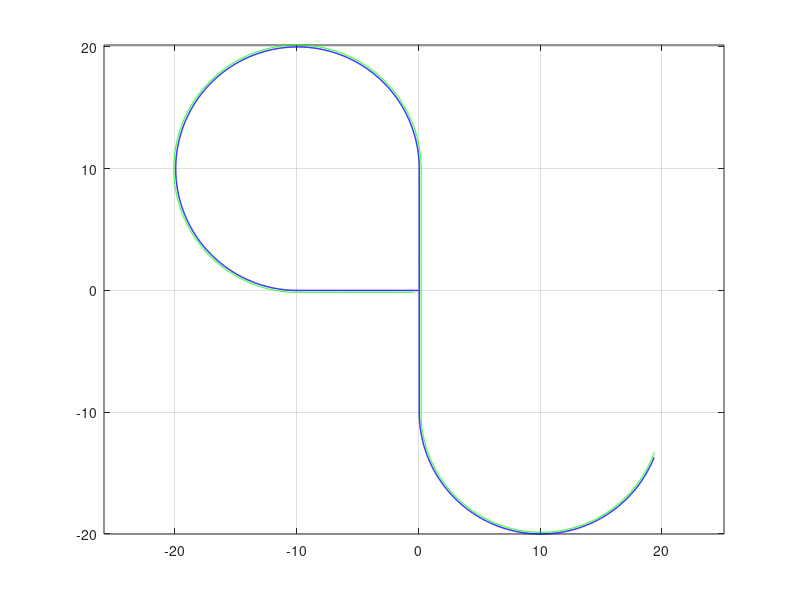

This figure's MATLAB source: (Note: this script raises an error after producing the figure.)
close all
clear
lf = 0.4;
lr = 0.4;
lw = 0.3;
a = 0.05;
rw = 0.1;
dt = 0.01;
simTime = 20;
nSim = simTime / dt;
Animation_enable = 0;

wheel1.x = 0;
wheel1.y = 0;
wheel1.h = -pi/2;

UGV.lf = 0.4;
UGV.lr = 0.3;
UGV.lw = 0.3;
UGV.rw = 0.1;
UGV.frame = [lf,0;lf,lw/2;lf+a,0;lf,-lw/2;lf,0; 0,0;0,0.02;0,-0.02; 0,0;-lr,0;-lr,-lw/2;-lr+a,0;-lr,lw/2; -lr, 0];
Wheel.frame = [0.1,0.05; -0.1, 0.05; -0.1, -0.05; 0.1, -0.05; 0.1,0.05];
%% Arrays init
Time = zeros(nSim, 1);
V = zeros(nSim, 1);
Anr = zeros(nSim, 1);
Heading = zeros(nSim, 1);
X = zeros(nSim, 1);
Y = zeros(nSim, 1);
w = zeros(nSim, 4);
odo_w = zeros(nSim, 4);
gps_pos = zeros(nSim, 2);
gps_vel = zeros(nSim, 2);
gyro_anr = zeros(nSim, 1);
gamma = zeros(nSim, 6);
betta = zeros(nSim, 1);
odo_coords = zeros(nSim, 3);
wheels = zeros(nSim, 8);
% store navigation solution
sol = zeros(nSim, 9);
% sol key: [X Y Heading V dHeading w1 w2 w3 w4]

trajPhase = 1;
trajConst = 1.91;
trajTimer = 1.91;

odoX = 0;
odoY = 0;
odoHeading = -pi/2;

if Animation_enable == 1
    anim = figure('Name', 'Robot motion animation');
    axis equal
    grid on
end

%% Measurement errors parameters
odometer_error = 0.03; % percent (max error)
odometer_noise = 0.1; % rad/sec
gps_pos_error = 2.0; % meters (max error)
gps_pos_noise = 0.75; % meters
gps_vel_error = 0.2; % m/s (max error)
gps_vel_noise = 0.1; % m/s
gyro_bias = normrnd(0, 0.1); % rad/s
gyro_noise = 2*pi/180; % rad/s

% init robot struct
robot.x = 0;
robot.y = 0;
robot.heading = -pi/2;
robot.v = 0;
robot.dheading = 0;
robot.lf = 0.4;
robot.lr = 0.3;
robot.lw = 0.3;
robot.rw = 0.1;
robot.lsx = 0.15; % gnss antenna shift
robot.lsy = 0.05; % gnss antenna shift

%init Kalman state struct
kalman_state.X = zeros(7,1);
kalman_state.P = diag([10 10 3 5 5 5 5]);

%% Main cycle
for i = 1:nSim
    Time(i) = i * dt;
    V(i) = 5.236;
    %% Motion setup
    if Time(i) >= trajTimer
        trajPhase = trajPhase + 1;
        if rem(trajPhase, 2) == 0
            trajTimer = trajTimer + 9; % 9 seconds for rotation arc
        else
            trajTimer = trajTimer + 2*trajConst; % 3.82 seconds for straight line
        end
    end
    if rem(trajPhase, 2) ~= 0
        Anr(i) = 0;
        gamma(i,:) = [0, 0, 0, 0, 0, 0];
    else
        if rem(trajPhase, 4) == 2
            Anr(i) = pi/6; % turn right on every 2nd phase
            gamma(i,:) = [0, 0, 0, 0, 0, 0];
        else
            Anr(i) = -pi/6; % turn left on every 4th phase
            gamma(i,:) = [0, 0, 0, 0, 0, 0];
        end
    end
    %% Wheels kinematics
    % Linear speed of each wheel
    V1 = V(i); V2 = V(i); V3 = V(i); V4 = V(i);
    A1 = 0; A2 = 0; A3 = 0; A4 = 0;
    
    % If robot is turning - they differ
    if rem(trajPhase, 2) == 0
        V1 = abs(Anr(i)) * ( 10 + lw/2 * sign(Anr(i)) );
        V2 = abs(Anr(i)) * ( 10 - lw/2 * sign(Anr(i)) );
        V3 = abs(Anr(i)) * ( 10 + lw/2 * sign(Anr(i)) );
        V4 = abs(Anr(i)) * ( 10 - lw/2 * sign(Anr(i)) );
    end   
    
    betta(i) = 0; % assume that betta is quasi-constant
    % Also assume that gamma_f equals gamma_r, but has the opposite sign
    gamma(i,5) =  atan(Anr(i)*(lf + lr) / (V(i)*cos(betta(i))) / 2);
    gamma(i,6) = - gamma(i,5);
    dgammaf = gamma(i,5)^2 * lw / (2*lf + 2*lr);
    dgammar = gamma(i,6)^2 * lw / (2*lf + 2*lr);
    gamma(i,1) = gamma(i,5) + dgammaf*sign(gamma(i,5));
    gamma(i,2) = gamma(i,5) - dgammaf*sign(gamma(i,5));
    gamma(i,3) = gamma(i,6) + dgammar*sign(gamma(i,6));
    gamma(i,4) = gamma(i,6) - dgammar*sign(gamma(i,6));
    %% True model parameters
    if i == 1
        X(i) = 0;
        Y(i) = 0;
        Heading(i) = -pi/2;
    else
        Heading(i) = Heading(i-1) + Anr(i)*dt;
        X(i) = X(i-1) + V(i)*cos(Heading(i-1) + betta(i-1))*dt;
        Y(i) = Y(i-1) + V(i)*sin(Heading(i-1) + betta(i-1))*dt;
    end  
    %% True Wheel parameters
    wheels(i,1) = X(i) + lf*cos(Heading(i)) + lw/2*sin(Heading(i));
    wheels(i,2) = Y(i) + lf*sin(Heading(i)) - lw/2*cos(Heading(i));
    wheels(i,3) = X(i) + lf*cos(Heading(i)) - lw/2*sin(Heading(i));
    wheels(i,4) = Y(i) + lf*sin(Heading(i)) + lw/2*cos(Heading(i));
    wheels(i,5) = X(i) - lr*cos(Heading(i)) + lw/2*sin(Heading(i));
    wheels(i,6) = Y(i) - lr*sin(Heading(i)) - lw/2*cos(Heading(i));
    wheels(i,7) = X(i) - lr*cos(Heading(i)) - lw/2*sin(Heading(i));
    wheels(i,8) = Y(i) - lr*sin(Heading(i)) + lw/2*cos(Heading(i));
    if i ~= 1
        V1 = sqrt( (wheels(i,1) - wheels(i-1,1))^2 + (wheels(i,2) - wheels(i-1,2))^2 )/dt;
        V2 = sqrt( (wheels(i,3) - wheels(i-1,3))^2 + (wheels(i,4) - wheels(i-1,4))^2 )/dt;
        V3 = sqrt( (wheels(i,5) - wheels(i-1,5))^2 + (wheels(i,6) - wheels(i-1,6))^2 )/dt;
        V4 = sqrt( (wheels(i,7) - wheels(i-1,7))^2 + (wheels(i,8) - wheels(i-1,8))^2 )/dt;
    end
    w(i,:) = [V1/rw, V2/rw, V3/rw, V4/rw];
    aw1(i) = V(i)/rw;
    if rem(trajPhase, 2) == 0
        V1 = abs(Anr(i)) * sqrt(lf^2 + (10+sign(Anr(i))*lw/2)^2); % 
        aw1(i) = V1/rw;
    end
    %% Measurements model
    % Odometer errors
    odo_error1 = odometer_error * sin(Time(i)/20);
    odo_error2 = odometer_error * sin(Time(i)/16);
    odo_error3 = odometer_error * sin(Time(i)/12);
    odo_error4 = odometer_error * sin(Time(i)/8);
    odo_w(i,:) = [w(i,1) * (1 + odo_error1) + normrnd(0, odometer_noise),...
        w(i,2) * (1 + odo_error2) + normrnd(0, odometer_noise),...
        w(i,3) * (1 + odo_error3) + normrnd(0, odometer_noise),...
        w(i,4) * (1 + odo_error4) + normrnd(0, odometer_noise)];
    % GPS position errors
%     if rem(i,1/dt) == 0
    gps_pos_errorX = gps_pos_error * sin(Time(i)/25);
    gps_pos_errorY = gps_pos_error * cos(Time(i)/35);
    gps_pos(i,:) = [X(i) + gps_pos_errorX + normrnd(0, gps_pos_noise),...
        Y(i) + gps_pos_errorY + normrnd(0, gps_pos_noise)];
%     end
    % GPS velocity errors
%     if rem(i,1/dt) == 0
    gps_vel_errorX = gps_vel_error * cos(Time(i)/15);
    gps_vel_errorY = gps_vel_error * sin(Time(i)/8);
    gps_vel(i,:) = [V(i)*cos(Heading(i)) + gps_vel_errorX + normrnd(0, gps_vel_noise),...
        V(i)*sin(Heading(i)) + gps_vel_errorY + normrnd(0, gps_vel_noise)];
%     end
    % Gyroscope errors
    gyro_anr(i) = Anr(i) + gyro_bias + normrnd(0, gyro_noise);
    %% Baseline model
    odoV = rw/4 * (odo_w(i,1) + odo_w(i,2) + odo_w(i,3) + odo_w(i,4));
    odoBetta = atan( (lf*tan(gamma(i,6)) + lr*tan(gamma(i,5)))/(lf + lr) );
    odoAnr = odoV * cos(odoBetta) / (lr + lf) * (tan(gamma(i,5)) - tan(gamma(i,6)));
    odoHeading = odoHeading + odoAnr*dt;
    odoX = odoX + odoV*cos(odoHeading + odoBetta)*dt;
    odoY = odoY + odoV*sin(odoHeading + odoBetta)*dt;
    odo_coords(i,:) = [odoX, odoY, odoHeading];
    update.gps = 0;
    update.gyro = 0;
    if (rem(i,1) == 0)
        update.gyro = 1;
    end
    if (rem(i, 100) == 0)
        update.gps = 1;
    end
    % init sensors struct
    sensors.gps_error_pos = 2.0;
    sensors.gps_error_vel = 0.2;
    sensors.gyro_error = 2*pi/180;
    sensors.dt = dt;
    sensors.gps_x = gps_pos(i,1);
    sensors.gps_y = gps_pos(i,2);
    sensors.gps_dx = gps_vel(i,1);
    sensors.gps_dy = gps_vel(i,2);
    sensors.gyro = gyro_anr(i);
    % update robot struct
    robot.w1 = odo_w(i,1);
    robot.w2 = odo_w(i,2);
    robot.w3 = odo_w(i,3);
    robot.w4 = odo_w(i,4);
    robot.betta = odoBetta;
    robot.gammaf = gamma(i,6);
    robot.gammar = gamma(i,5);
    % call Kalman dilter
%     [robot, kalman_state] = navSys(robot, kalman_state, sensors, update);
%     sol(i,:) = [robot.x robot.y robot.heading robot.v robot.dheading robot.w1 robot.w2 robot.w3 robot.w4];
    % sol key: [X Y Heading V dHeading w1 w2 w3 w4]
    %% Animation
    if Animation_enable == 1
        trail = plot(Y(1:i),X(1:i), 'Color', [0.4 0.4 0.4], 'LineWidth', 0.5);
        UGVframe = rotateVectorImage2D(UGV.frame, Heading(i));
        frame = drawVectorImage2D(UGVframe, [Y(i) X(i)], anim, 'r');
        drawnow;
        delete(frame);
        delete(trail);

    end
end



an = figure('Name', 'Robot trajectory');
plot(Y,X, 'b', 'LineWidth', 1.0)
hold on
% plot(odo_coords(:,2),odo_coords(:,1), 'r', 'LineWidth', 0.5)
% plot(gps_pos(:,2),gps_pos(:,1), 'g', 'LineWidth', 0.5)
% plot(wheels(:,4), wheels(:,3), 'k', 'LineWidth', 0.25)
plot(wheels(:,2), wheels(:,1), 'g', 'LineWidth', 0.25)
% plot(wheels(:,6), wheels(:,5), 'c', 'LineWidth', 0.25)
% plot(wheels(:,8), wheels(:,7), 'y', 'LineWidth', 0.25)

axis equal
grid on

UGVframe = rotateVectorImage2D(UGV.frame, Heading(end));
frame1 = drawVectorImage2D(UGVframe, [Y(end) X(end)], an, 'r');
Wheelframe = rotateVectorImage2D(Wheel.frame, Heading(end) + gamma(end,1));
frame2 = drawVectorImage2D(Wheelframe, [wheels(end,2) wheels(end,1)], an, 'm');
Wheelframe = rotateVectorImage2D(Wheel.frame, Heading(end) + gamma(end,2));
frame3 = drawVectorImage2D(Wheelframe, [wheels(end,4) wheels(end,3)], an, 'm');
Wheelframe = rotateVectorImage2D(Wheel.frame, Heading(end) + gamma(end,3));
frame4 = drawVectorImage2D(Wheelframe, [wheels(end,6) wheels(end,5)], an, 'm');
Wheelframe = rotateVectorImage2D(Wheel.frame, Heading(end) + gamma(end,4));
frame5 = drawVectorImage2D(Wheelframe, [wheels(end,8) wheels(end,7)], an, 'm');

figure
plot(Time, w(:,1), 'b', 'LineWidth', 0.5)
hold on; grid on
plot(Time, aw1, 'r', 'LineWidth', 0.5)
% 
% figure;
% plot(Time, w, 'b')
% hold on
% grid on
% plot(Time, odo_w, 'r');
% 
% figure;
% plot(Time, Anr, 'b')
% hold on
% grid on
% plot(Time, gyro_anr, 'r');


% UGVframe = rotateVectorImage2D(UGV.frame, pi/4);
% graph = figure;
% axis equal
% drawVectorImage2D(UGVframe, [1 10], graph, 'r');

% figure;
% plot([Time(1) Time(end)], [V V], 'b')
% hold on
% grid on
% plot(Time, asssb, 'r');

% an = figure('Name', 'Robot trajectory');
% plot(odo_coords(:,2), odo_coords(:,1), 'b', 'LineWidth', 1.0)
% grid on
% axis equal
% hold on
% plot(gps_pos(:,2), gps_pos(:,1), 'r', 'LineWidth', 1.0)
% plot(sol(:,2), sol(:,1), 'k', 'LineWidth', 1.0)
% 
% figure;
% plot(Time, sol(6), 'r');
% hold on
% grid on
% plot(Time, odo_w(i,1));
% 
